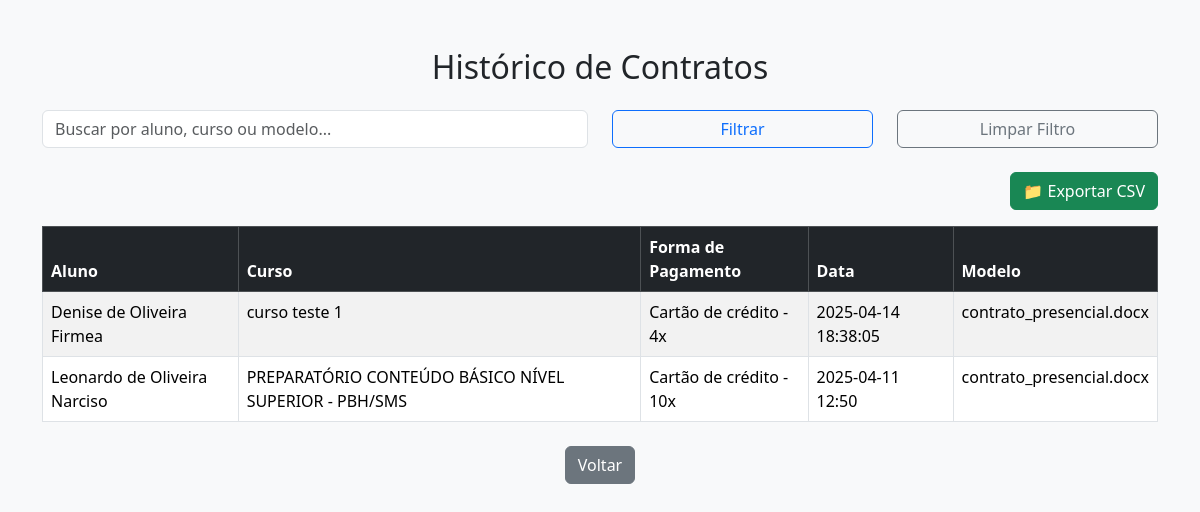
Page /historico (signed in) on the earlier database version.
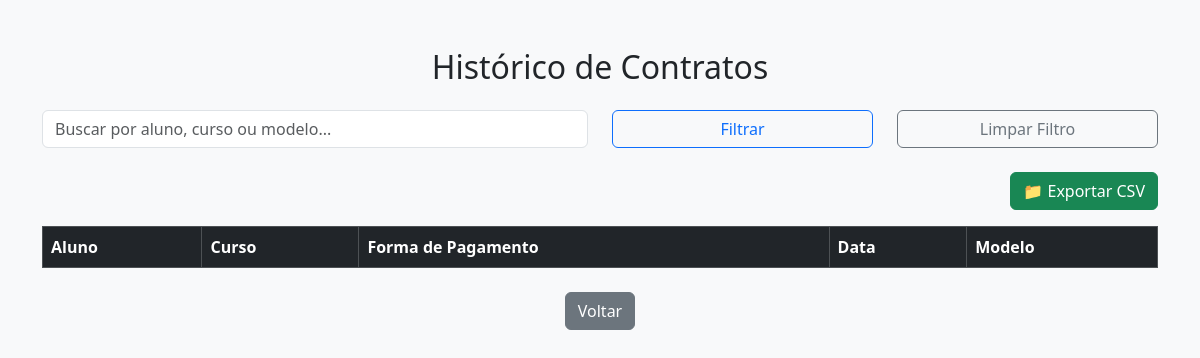
Same page on the later database version.
### tables this page shows
CREATE TABLE contratos (
            id INTEGER PRIMARY KEY AUTOINCREMENT,
            nome_aluno TEXT,
            curso TEXT,
            forma_pagamento TEXT,
            data_criacao TEXT,
            modelo_utilizado TEXT
        );

### app.py (the view)
@app.route('/historico')
def historico():
    if 'usuario' not in session:
        return redirect('/login')
    filtro = request.args.get('filtro', '').lower().strip()
    conn = sqlite3.connect(DB_PATH)
    cur = conn.cursor()
    if filtro:
        cur.execute('''
            SELECT nome_aluno, curso, forma_pagamento, data_criacao, modelo_utilizado
            FROM contratos
            WHERE lower(nome_aluno) LIKE ? OR lower(curso) LIKE ? OR lower(modelo_utilizado) LIKE ?
            ORDER BY data_criacao DESC
        ''', (f'%{filtro}%', f'%{filtro}%', f'%{filtro}%'))
    else:
        cur.execute('''
            SELECT nome_aluno, curso, forma_pagamento, data_criacao, modelo_utilizado
            FROM contratos
            ORDER BY data_criacao DESC
        ''')
    contratos = cur.fetchall()
    conn.close()
    return render_template('historico.html', contratos=contratos)

### templates/historico.html (shortened to what this page needs)
<!DOCTYPE html>
<html lang="pt-br">
<head>
  <link href="https://cdn.jsdelivr.net/npm/bootstrap@5.3.3/dist/css/bootstrap.min.css" rel="stylesheet">
</head>
<body class="bg-light">
<div class="container py-5">
  <h2 class="mb-4 text-center">Histórico de Contratos</h2>
  <form method="GET" class="row mb-4">
    <div class="col-md-6">
      <input type="text" name="filtro" class="form-control" placeholder="Buscar por aluno, curso ou modelo..." value="{{ request.args.get('filtro', '') }}">
    </div>
    <div class="col-md-3">
      <button type="submit" class="btn btn-outline-primary w-100">Filtrar</button>
    </div>
    <div class="col-md-3">
      <a href="/historico" class="btn btn-outline-secondary w-100">Limpar Filtro</a>
    </div>
  </form>
  <div class="mb-3 text-end">
    <a href="/exportar_historico{% if request.args.get('filtro') %}?filtro={{ request.args.get('filtro') }}{% endif %}" class="btn btn-success">📁 Exportar CSV</a>
  </div>
  <table class="table table-bordered table-striped">
    <thead class="table-dark">
      <tr>
        <th>Aluno</th>
        <th>Curso</th>
        <th>Forma de Pagamento</th>
        <th>Data</th>
        <th>Modelo</th>
      </tr>
    </thead>
    <tbody>
      {% for aluno, curso, pagamento, data, modelo in contratos %}
        <tr>
          <td>{{ aluno }}</td>
          <td>{{ curso }}</td>
          <td>{{ pagamento }}</td>
          <td>{{ data }}</td>
          <td>{{ modelo }}</td>
        </tr>
      {% endfor %}
    </tbody>
  </table>
  <div class="text-center mt-4">
    <a href="/" class="btn btn-secondary">Voltar</a>
  </div>
</div>
</body>
</html>

Differences in the rows shown:
removed contratos: nome_aluno "Denise de Oliveira Firmea", curso "curso teste 1", forma_pagamento "Cartão de crédito - 4x", data_criacao "2025-04-14 18:38:05", modelo_utilizado "contrato_presencial.docx"
removed contratos: nome_aluno "Leonardo de Oliveira Narciso", curso "PREPARATÓRIO CONTEÚDO BÁSICO NÍVEL SUPERIOR - PBH/SMS", forma_pagamento "Cartão de crédito - 10x", data_criacao "2025-04-11 12:50", modelo_utilizado "contrato_presencial.docx"
